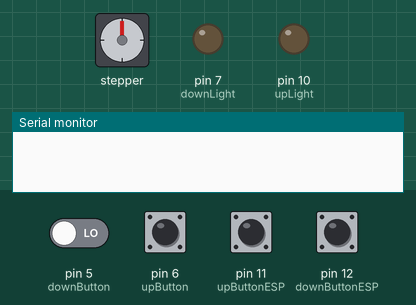
Simulated run of this sketch. Board: Arduino Uno, built with avr-gcc and run on an emulated ATmega328P. On the bench: stepper motor, output pins drawn as LEDs (lit = HIGH), the last lines printed to the serial monitor. Wiring (inferred from the names in the program): stepper motor driver (200 steps per turn assumed): step pin 3; direction pin 2. The test bench sets the inputs (shaded band); at power-on: pin 5 (downButton), pin 6 (upButton), pin 11 (upButtonESP), pin 12 (downButtonESP) LOW. Pins used as bus, display or sensor lines are not drawn.

Above: at 1.2 s.
1.3 s: pin 6 (upButton) pulled HIGH for 0.15 s
At 2.2 s:
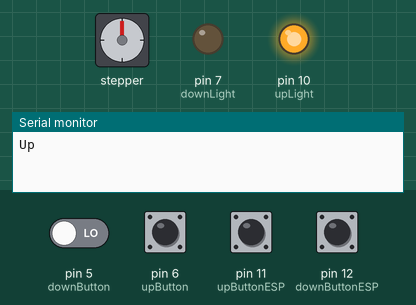
4.4 s: pin 5 (downButton) driven HIGH and pin 6 (upButton) driven HIGH
At 6.9 s:
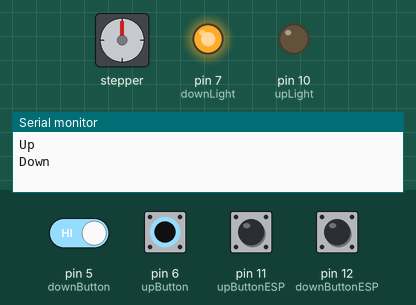
7.4 s: pin 6 (upButton) driven LOW
10.4 s: pin 11 (upButtonESP) pulled HIGH for 1 s
At 12.3 s:
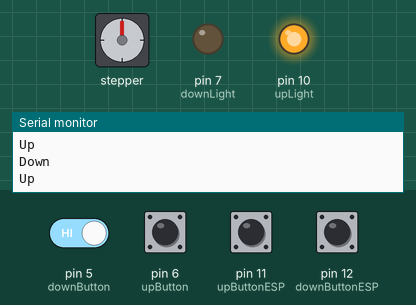
14.4 s: pin 5 (downButton) driven LOW
At 17.2 s:
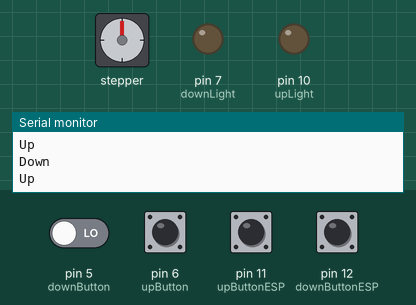
17.4 s: pin 12 (downButtonESP) pulled HIGH for 0.15 s
At 22.8 s:
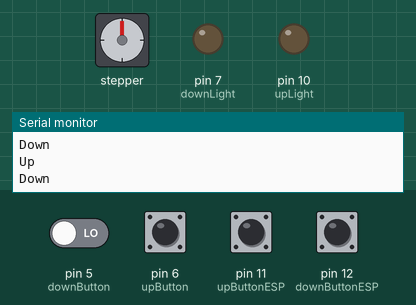
Timing chart, 0 to 23.9 s (numbered marks = the images above; inputs shaded):
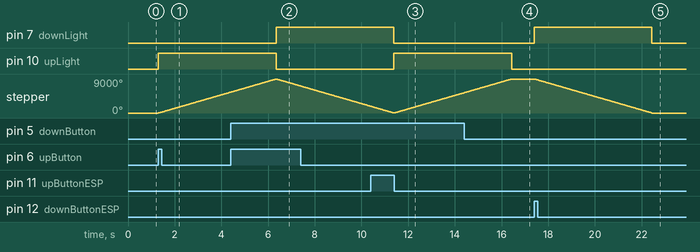

The sketch:

arduino-motor-spin.ino
```cpp
/*Example sketch to control a stepper motor with A4988/DRV8825 stepper motor driver and Arduino without a library. More info: https://www.makerguides.com */

// Define stepper motor connections and steps per revolution:
#define dirPin 2
#define stepPin 3
#define stepsPerRevolution 200*5
#define upButton 6
#define downButton 5
#define upLight 10
#define downLight 7
#define downButtonESP 12
#define upButtonESP 11

bool isUp = false;

void setup() {
  // Declare pins as output:
  pinMode(stepPin, OUTPUT);
  pinMode(dirPin, OUTPUT);

  pinMode(upButton, INPUT);
  pinMode(downButton, INPUT);

  pinMode(upLight, OUTPUT);
  pinMode(downLight, OUTPUT);

  pinMode(upButtonESP, INPUT);
  Serial.begin(9600);
}

void loop() {
  if((digitalRead(upButton) || digitalRead(upButtonESP)) && !isUp){
    Serial.println("Up ");
    digitalWrite(upLight, HIGH);
    spin(true);
    isUp = true;
    digitalWrite(upLight, LOW);
  } else if ((digitalRead(downButton) || digitalRead(downButtonESP)) && isUp){
    Serial.println("Down ");
    digitalWrite(downLight, HIGH);
    spin(false);
    isUp = false;
    digitalWrite(downLight, LOW);
  }


}

void spin(bool clockWise){
  if(clockWise){
    digitalWrite(dirPin, HIGH);
  } else {
    digitalWrite(dirPin, LOW);
  }


  for (int i = 0; i < 5 * stepsPerRevolution; i++) {
    // These four lines result in 1 step:
    digitalWrite(stepPin, HIGH);
    delayMicroseconds(500);
    digitalWrite(stepPin, LOW);
    delayMicroseconds(500);
  }
}
```

Measured:
- after the input at 1.3 s, pin 10 (upLight): LOW → HIGH at once; stepper: keeps turning clockwise at about 1785°/s, starting at once
- after the input at 4.4 s, pin 7 (downLight): LOW → HIGH after 1.9 s
- after the input at 10.4 s, pin 10 (upLight): LOW → HIGH after 0.99 s
- after the input at 14.4 s, pin 7 (downLight): stays LOW (without the input it goes to HIGH after 2.0 s); stepper: goes on until 16.4 s, then stays 9000°
- after the input at 17.4 s, pin 7 (downLight): LOW → HIGH at once, → LOW 5.0 s later; stepper: turns 9000° counter-clockwise in 5.0 s, starting at once
